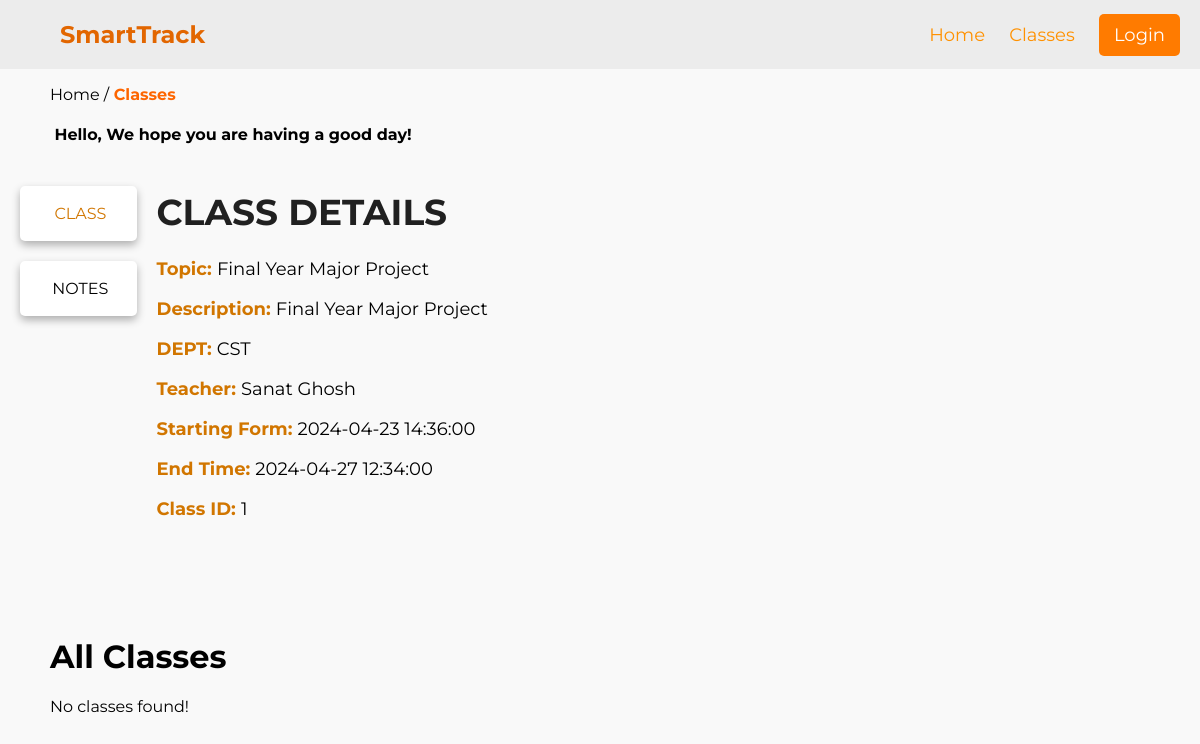
Screenshot of /website/class.php?id=1 with the database file from the repository.
### tables this page shows
CREATE TABLE `classes` (
  `id` int NOT NULL,
  `topic` varchar(255) NOT NULL,
  `teacher` varchar(255) NOT NULL,
  `description` text NOT NULL,
  `DEPT` varchar(25) NOT NULL,
  `start_time` datetime NOT NULL DEFAULT CURRENT_TIMESTAMP,
  `end_time` datetime NOT NULL,
  `notes` longtext
);

### website/class.php (the view, shortened to what this page needs)
<?php
if ($_SERVER["REQUEST_METHOD"] == 'GET') {
    $class_id = $_GET['id'];
} if(!$class_id){
    header("Location: ./index.php");
}
include './connection-files/db_classes_conn.php';
$sql = "SELECT * FROM classes where id = $class_id";
$result = mysqli_query($conn, $sql);
if (mysqli_num_rows($result) > 0) {
    while ($row = mysqli_fetch_assoc($result)) {
        $name = $row['topic'];
        $desc = $row['description'];
        $dept = $row['DEPT'];
        $teach = $row['teacher'];
        $t_start = $row['start_time'];
        $t_end = $row['end_time'];
    }
}
?>
<!DOCTYPE html>
<html lang="en">
<head>
    <link rel="stylesheet" href="./css/class.css">
    <link rel="stylesheet" href="https://site-assets.fontawesome.com/releases/v6.5.1/css/all.css">
</head>
<body>
<header>
        <div class="nav">
            <h1> <a href="./index.php" style="text-decoration: none;">SmartTrack</a></h1>
            <div class="nav-items">
                <ul>
                    <li><a href="./index.php">Home</a></li>
                    <li><a href="#classes">Classes</a></li>
                    <?php
                    if(!isset($_COOKIE['user_email']) || !isset($_COOKIE['user_password'])) {
                        echo '<li><a href="./login.php" id="btn-profile">Login</a></li>';
                    }else{
                        echo '<li><a href="./profile.php" id="btn-profile">Profile</a></li>';
                    }
                    ?>
                </ul>
                </div>
            </div>
    </header>
    <div class="page-name">
            <p>Home /<span> Classes</span></p>
        </div>
    <div class="greeting">
            <h4><i class="fa-solid fa-sun-cloud"></i> Hello, We hope you are having a good day!</h4>
        </div>
    <div class="main-content">
    <div class="cols-warper">
    <div class="column">
        <div class="col1-items">
            <p class="classes-btn"><i class="fa-solid fa-screen-users"></i></i> CLASS</p>
        </div>
        <div class="col1-items">
            <p class="notes-btn"><i class="fa-solid fa-notes"></i> NOTES</p>
        </div>
    </div>
    <div class="column">
        <div class="col2-items">
        <div class="class-dtls" id="classes">
    <h1>CLASS DETAILS</h1>
    <p></p><span>Topic: </span><?php echo $name ?></p>
    <p></p><span>Description: </span><?php echo $desc ?></p>
    <p></p><span>DEPT: </span><?php echo $dept ?></p>
    <p></p><span>Teacher: </span><?php echo $teach ?></p>
    <p></p><span>Starting Form: </span><?php echo $t_start ?></p>
    <p></p><span>End Time: </span><?php echo $t_end ?></p>
    <p></p><span>Class ID: </span><?php echo $class_id ?></p>
</div>
        </div>
    </div>
</div>
    </div>
    <div class="all-classes">
        <h1>All Classes</h1>
        <?php
include './connection-files/db_classes_conn.php';
$sql = "SELECT * FROM classes WHERE  DEPT = '$dept' And id != $class_id ";
$result = mysqli_query($conn, $sql);
if (mysqli_num_rows($result) > 0) {
    while ($row = mysqli_fetch_assoc($result)) {
        echo '<a href="class.php?id=' . $row['id'] . '" class="card">';
        echo '<p><span>'. $row['topic'] . '</span> </p>';
        echo '<p><span>DEPT:</span> ' . $row['DEPT'] . '</p>';
        echo '</a>';
    }
} else {
    echo '<p>No classes found!</p>';
}
?>
    </div>
</body>
</html>

### website/css/class.css (style rules this page uses)
body { font-family: "Montserrat", sans-serif; overflow-x: hidden; background-color: #f9f9f9; padding: 0; margin: 0; }
header { background-color: #ececec; color: #ff8800; padding: 20px; text-align: center; }
.nav { display: flex; justify-content: space-between; align-items: center; color: #e26600; }
.nav h1 { margin: 0; font-size: 24px; font-weight: bold; padding-left: 40px; color: #e26600; }
.nav a { color: #e26600; }
.nav-items ul { list-style-type: none; padding: 0; margin: 0; }
.nav-items ul li { display: inline-block; margin-right: 20px; font-size: 18px; }
.nav-items a { color: #ff9100; text-decoration: none; }
.nav-items ul li:last-child { margin-right: 0; }
#btn-profile { background-color: #ff7b00; color: #ffffff; padding: 10px 15px 10px 15px; border-radius: 5px; }
.main-content { display: flex; justify-content: center; align-items: center; width: 100%; }
.cols-warper { display: flex; flex-wrap: wrap; max-width: 1600px; width: 100%; margin: 0 auto; }
.column { flex: 1; box-sizing: border-box; }
.column:nth-child(1) { flex: 0.3; }
.column:nth-child(2) { flex: 2; }
.column { border: 1px solid none; height: 450px; }
.greeting { padding-left: 50px; }
.page-name { padding-left: 50px; }
.page-name span { color: #fd6500; font-weight: bolder; }
.col1-items { background-color: #fff; border-radius: 5px; box-shadow: 0 4px 8px rgba(0, 0, 0, 0.3); margin: 20px; cursor: pointer; text-align: center; padding: 2px 20px 2px 20px; margin-bottom: 8px; }
.col2-items h1 { color: #202020; }
.col2-items { font-size: 18px; }
.col2-items span { font-weight: bolder; color: #d17600; }
.btn-active { color: #d17600; }
.all-classes { padding-left: 50px; }

### rows the page displays
classes: topic "Final Year Major Project", description "Final Year Major Project", DEPT "CST", teacher "Sanat Ghosh", start_time "2024-04-23 14:36:00", end_time "2024-04-27 12:34:00"

### other values shown
$class_id "1"
